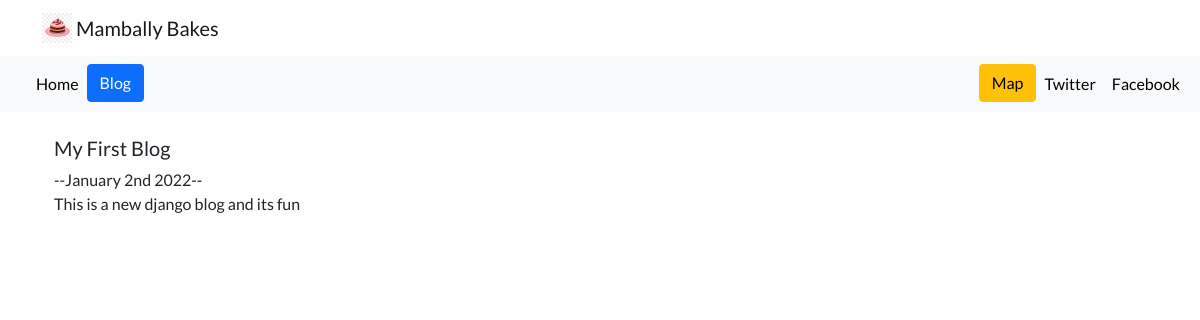
Page /blog/1/ on the committed database.
### blog/models.py (models this page shows)
class Blog(models.Model):
    title =  models.CharField(max_length=100)
    description =  models.TextField()
    date =  models.DateField()

### blog/views.py (the view)
# urls.py: path('<int:blog_id>/',views.detail, name='detail'),
def detail(request, blog_id):
    blog = get_object_or_404(Blog, pk=blog_id)
    return render(request, 'blog/details.html',{'blog':blog})

### blog/templates/blog/details.html
{% extends 'portfolio/page.html' %}
{% block content %}
<div class="container">
    <h9>
        <h5>{{ blog.title }}</h5>
        <h20>--{{ blog.date|date:'F jS Y' }}--</h20>
        <h15><p>{{ blog.description | striptags }}</p></h15>
    </h9>
</div>
{% endblock %}

### portfolio/static/portfolio/custom.css (style rules this page uses)
body { font-family: 'Lato', sans-serif; }

### rows in the picture
Blog: title "My First Blog", date "January 2nd 2022", description "This is a new django blog and its fun"
